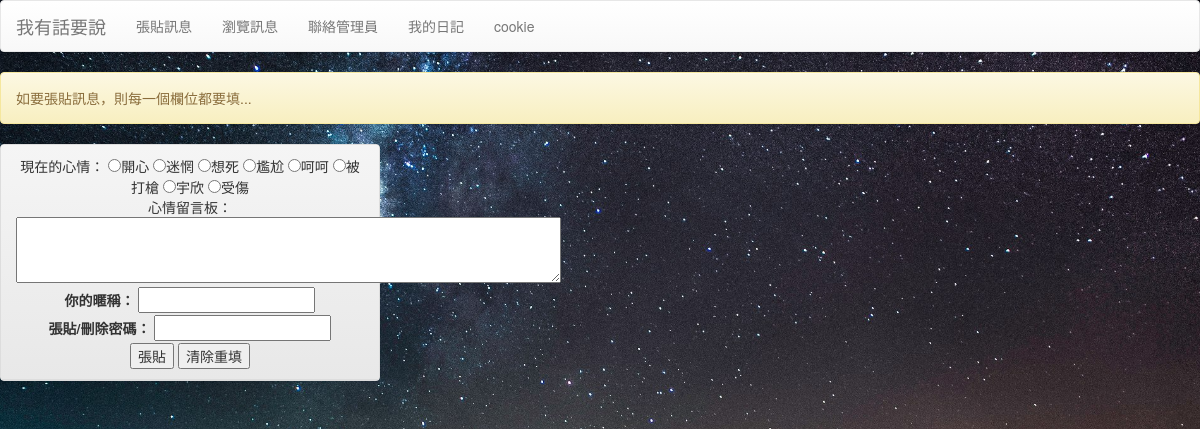
/talk/, run on the app's committed database.
### mainsite/models.py (models this page shows, shortened)
class Mood(models.Model):
    status = models.CharField(max_length=10, null=False)

### mainsite/views.py (the view, shortened to what this page needs)
# urls.py: url(r'^talk/', talk),
def talk(request):
    template = get_template('talk.html')
    moods = Mood.objects.all()
    ctx = {}
    ctx.update(csrf(request))
    message = '如要張貼訊息，則每一個欄位都要填...'
    return render(request, "talk.html", locals())

### templates/talk.html (shortened to what this page needs)
<!DOCTYPE html>
<html lang="en">
<head>
{% include 'extend.html' %}
</head>
<body>
</head>
<body>
    <nav class='navbar navbar-default'>
        <div class='container-fluid'>
            <div class='navbar-header'>
                <div class='navbar-brand' align=center>
                    我有話要說
                </div>
            </div>
            <ul class='nav navbar-nav'>
                <li><a href='/talk/'>張貼訊息</a></li>
				<li><a href='/talklist/'>瀏覽訊息</a></li>
				<li><a href='/mail/'>聯絡管理員</a></li>
				<li><a href='/diary/'>我的日記</a></li>
				<li><a href='/cookie/'>cookie</a></li
            </ul>
        </div>
    </nav>
{% load static %}
<link rel="stylesheet" type="text/css" href="{% static 'css/try.css' %}" />
{% if message %}
    <div class='alert alert-warning'>{{ message }}</div>
{% endif %}
<div class='row'>
    <div class='col-md-4'>
        <div class='panel panel-default'>
            <div class='panel-heading' align=center>
				<form name='my form' action="." method='POST'>
				<form name='my form' action="/talk" method='GET'>
					現在的心情：
					{% for m in moods %}
					<input type='radio' name='mood' value='{{ m.status }}' >{{ m.status }}
					{% endfor %}
					<br/>
					心情留言板：<br/>
					<textarea name='user_post' rows=3 cols=70></textarea><br/>
					<label for='user_id' >你的暱稱：</label>
					<input id='user_id' type='text' name='user_id'>
					<label for='user_pass'>張貼/刪除密碼：</label>
					<input id='user_pass' type='password' name='user_pass'><br/>
					<input type='submit' value='張貼'>
					<input type='reset' value='清除重填'>
				</form>
			</div>
		</div>
	</div>
</div>
</body>
</html>

### static/css/try.css (style rules this page uses)
body { margin : 0; padding : 0; background: white url("images/backend.jpg") center center fixed no-repeat; background-size: cover; }

### data on the page
Mood: status "開心"
Mood: status "迷惘"
Mood: status "想死"
Mood: status "尷尬"
Mood: status "呵呵"
Mood: status "被打槍"
Mood: status "宇欣"
Mood: status "受傷"

### other printed values
{{ message }} "如要張貼訊息，則每一個欄位都要填..."
